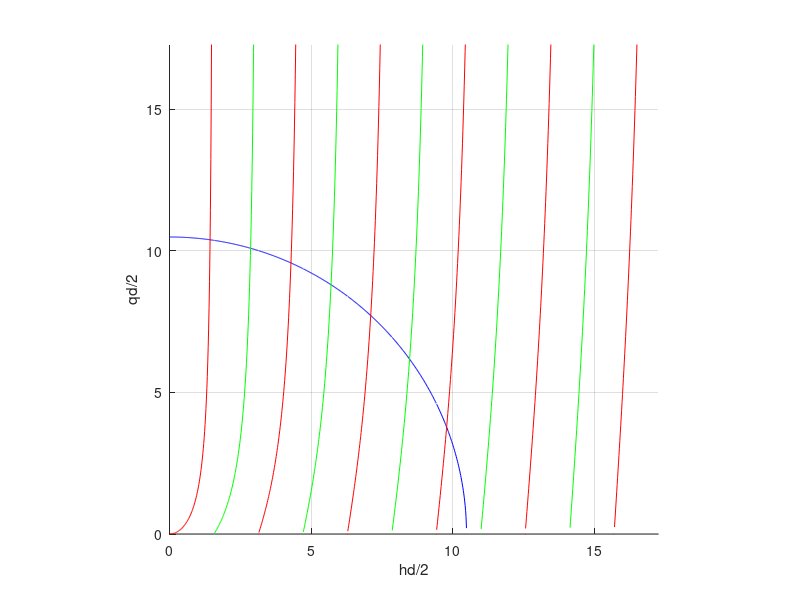

Write MATLAB code to recreate this figure. (Note: this script raises an error after producing the figure.)
%%%%%%%%%%%%%%%%%%%%%%%%%%%%%%%%%%%%%%%%%%%%%%%%%%%%%%%%%%%%%%%%%%%%%%%%%%
% This code calculates the modes of a symmetric slab waveguide
%
%
%%%%%%%%%%%%%%%%%%%%%%%%%%%%%%%%%%%%%%%%%%%%%%%%%%%%%%%%%%%%%%%%%%%%%%%%%%%%%%
%
% variables:
%   lr: wavelength
%   n1: cladding index
%   n2: core index
%   lr: wavlength (in micrometers)
%   d: vector with film thicknesses
%   pol: polarization state (1: TE, 2:TM)
%
% All length units are in micrometers
%%%%%%%%%%%%%%%%%%%%%%%%%%%%%%%%%%%%%%%%%%%%%%%%%%%%%%%%%%%
global V

%waveguide parameters
%required parameters: n1, n2, d, lr
n1=1.5;   %top region (the cover)
n2=1.6;  %waveguide film indices
d=6;      %waveguide film thicknesses
lr=1.0;    %wavelength
ko=2*pi/lr;

%%%%%%%%%%%%%%%%%%%%%%%%%%%%%%%%%%
%Equations:
%
%Dispersion equations
%   h=sqrt((n2*ko)^2-beta^2)
%   q=sqrt(beta^2-(n1*ko)^2)
%combine these 2 equations
%    h^2+q^2 = (n2^2-n1^2)*ko^2
%
%Mode equations
%   h*tan(h*d/2) = q (symmetric TE modes)
%   -h*cot(h*d/2)= q (antisymmetric TE modes)
%%%%%%%%%%%%%%%%%%%%%%%%%%%%%%%%%%%%%%%%%%%%%%

% multiply both sides of the equations by d
% call x=hd, y=qd
%
% h*tan(h*d/2) = q  becomes x*tan(x/2)=y2
% -h*cot(h*d/2) = q  becomes -x*cot(x/2)=y3
%
%   h^2+q^2 = (n2^2-n1^2)*ko^2 becomes x^2+y1^2 = d^2*ko^2*(n2^2-n1^2)  = V
%

%normalized frequency
V=d*pi/lr*sqrt(n2^2-n1^2)


%break x up into 2 pi intervals
intervals=ceil(1.01*V)

%(1) plot the three equations
%   Dispersion equation
%   Symmetric modes
%   Antisymmetric modes

figure(1)
clf
hold 'on'
if intervals==1
    x=linspace(0, 1.5*V,101);
    x=sort([x,V]);
    I=find(x<=V);
    y1=sqrt(V^2-x.^2);  %dispersion
    y2=x.*tan(x/2);     %symmetric
    y3=-x.*cot(x/2);    %antisymetric
    plot(x(I),y1(I),'b')
    plot(x,y2,'r')
    plot(x,y3,'g')
    grid
    axis image
    axis([0, max(x), 0 max(x)])
    xlabel('h d')
    ylabel('q d')
    hold 'off'

else
    
    for lp=1:intervals
        %only plot in pi/2 intervals to eliminate positive/negative changes
        x=linspace(pi/2*(lp-1),pi/2*lp,101);
        x=x(2:end);
        I=find(x<V);
        y1=sqrt(V^2-x.^2);  %dispersion
        y2=x.*tan(x);     %symmetric
        y3=-x.*cot(x);    %antisymetric
        plot(x(I),y1(I),'b')
        plot(x,y2,'r')
        plot(x,y3,'g')
    end
    grid
    axis image
    axis([0, pi/2*intervals, 0, pi/2*intervals])
    xlabel('hd/2')
    ylabel('qd/2')
    hold 'off'
    
end


%(2) Calculate the symmetric modes
%number of symmetric modes
%tan(hd/2)=0
%   zero crossings every pi
%   hd every 2*pi up to V
n_sym= floor(V/(pi));
x_sym=[];
for lp_sym=0:n_sym
    tmp=fminbnd('sym_modes',lp_sym*pi,lp_sym*pi+pi/2)
    x_sym=[x_sym,tmp]
end

%(3) Calculate the anti-symmetric modes
%number of antisymmetric modes
%cot(hd/2)=0
%   zero crossings every pi/2
%   x every odd multiple of pi
n_asym= round(V/(pi));

x_asym=[];
if n_asym>0
    for lp_asym=1:n_asym
        tmp=fminbnd('asym_modes',pi/2+(lp_asym-1)*pi,pi+(lp_asym-1)*pi)
        x_asym=[x_asym,tmp]
    end
end

hd=2*sort([x_sym,x_asym]);
beta=sqrt((n2*ko)^2-(hd/d).^2)
neff=beta/ko

%(4) plot the mode fields
figure(2)

x1=linspace(-d/2,d/2,101);
x2=linspace(d/2,2*d,101);
x3=linspace(-2*d,-d/2,101);

nn=0;
while nn<length(beta)
    nn=nn+1;
    subplot(length(beta),1,nn)
    
    if rem(nn,2)==0 %even mode
        'even'
        subplot(length(beta),1,nn)
        h=sqrt((n2*ko)^2-beta(nn).^2);
        q=sqrt(beta(nn).^2-(n1*ko)^2);
        C=sin(h*d/2)*exp(q*d/2);
        E1=sin(h*x1);
        E2=C*exp(-q*x2);
        E3=-C*exp(q*x3);
        
        plot(x1,E1)
        hold 'on'
        plot(x2,E2)
        plot(x3,E3)
        plot([-d/2 -d/2], [-1 1],'k')
        plot([d/2 d/2], [-1 1],'k')
        hold 'off'
        
        
 
    else    %odd mode       
        'odd'
        h=sqrt((n2*ko)^2-beta(nn).^2);
        q=sqrt(beta(nn).^2-(n1*ko)^2);
        C=cos(h*d/2)*exp(q*d/2);
        E1=cos(h*x1);
        E2=C*exp(-q*x2);
        E3=C*exp(q*x3);
        plot(x1,E1)
        hold 'on'
        plot(x2,E2)
        plot(x3,E3)
        plot([-d/2 -d/2], [-1 1],'k')
        plot([d/2 d/2], [-1 1],'k')
        hold 'off'
 
    end
end

    
neff    

